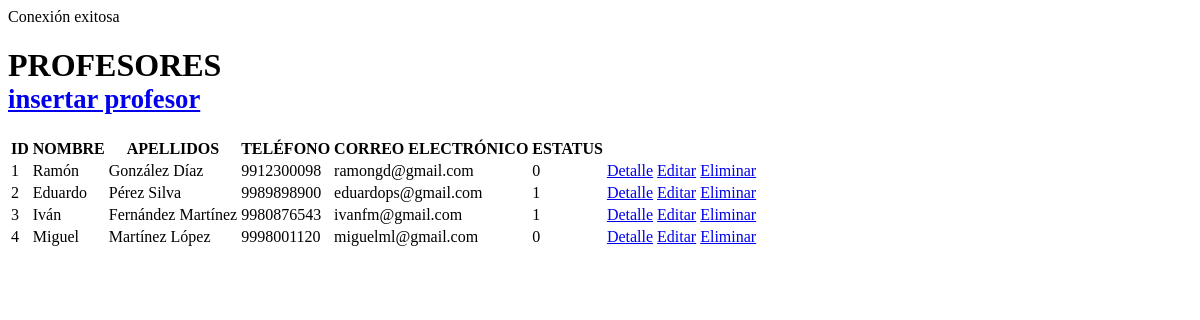
Page /profesores/indexP.php on the earlier database version.
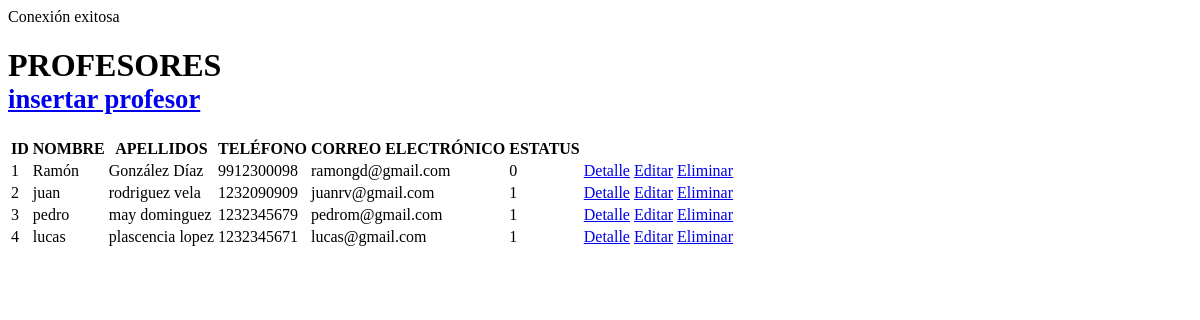
Same page on the later database version.
### tables this page shows
CREATE TABLE `profesores` (
  `id` int(11) NOT NULL,
  `nombre` varchar(35) NOT NULL,
  `apellido` varchar(35) NOT NULL,
  `telefono` varchar(35) NOT NULL,
  `correo` varchar(35) NOT NULL,
  `estatus` int(10) NOT NULL
);

### lib/functions.php (called while the page is built, shortened)
<?php
function get_all_profesores($connect)
{
$consulta = "SELECT * FROM profesores";
$resultado = mysqli_query($connect, $consulta);
return $resultado;
}
        ?><!DOCTYPE html>

### profesores/indexP.php (the view, shortened to what this page needs)
<?php
require_once("../lib/functions.php");
$users = get_all_profesores ($connect);
?>
<!DOCTYPE html>
<html lang="es-MX">
<head>
</head>
<body>
    <h1>PROFESORES<br><small> <a href = "../profesores/formularioP.php">insertar profesor</a></small></h1> <table><thead>
        <tr><th>ID</th>
        <th>NOMBRE</th>
        <th>APELLIDOS</th>
        <th>TELÉFONO</th>
        <th>CORREO ELECTRÓNICO</th>
        <th>ESTATUS</th>
        </tr>
    </thead>
    <tbody>
        <?php
        while ($fila = mysqli_fetch_array($users))
        {
        ?>
        <tr>
            <td><?php echo $fila["id"]?> </td>
            <td><?php echo $fila["nombre"]?> </td>
            <td><?php echo $fila["apellido"]?> </td>
            <td><?php echo $fila["telefono"]?> </td>
            <td><?php echo $fila["correo"]?> </td>
            <td><?php echo $fila["estatus"]?> </td>
            <td><a href="detailP.php?id=<?php echo $fila['id']; ?>">Detalle</a></td>
            <td><a href="formularioP_update.php?id=<?php echo $fila['id']; ?>">Editar</a></td>
            <td><a href="formularioP_delete.php?id=<?php echo $fila['id']; ?>">Eliminar</a></td>
        </tr>
        <?php
        }
        ?>
    </tbody>
    </table>
</body>
</html>

Differences in the rows shown:
changed profesores id 2: nombre "Eduardo" → "juan"; apellido "Pérez Silva" → "rodriguez vela"; telefono "9989898900" → "1232090909"; correo "eduardops@gmail.com" → "juanrv@gmail.com"
changed profesores id 3: nombre "Iván" → "pedro"; apellido "Fernández Martínez" → "may dominguez"; telefono "9980876543" → "1232345679"; correo "ivanfm@gmail.com" → "pedrom@gmail.com"
changed profesores id 4: nombre "Miguel" → "lucas"; apellido "Martínez López" → "plascencia lopez"; telefono "9998001120" → "1232345671"; correo "miguelml@gmail.com" → "lucas@gmail.com"; estatus "0" → "1"
